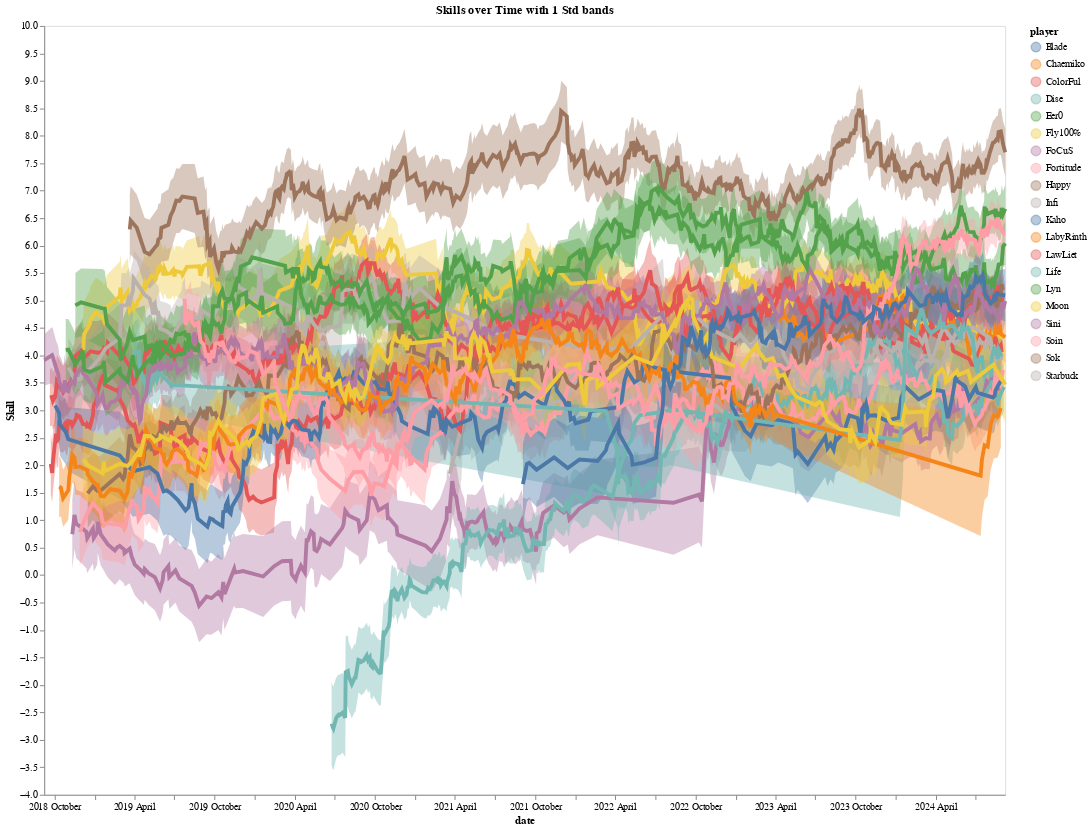

Notebook source saved alongside this figure:
### Code cell
# Create a dataframe for each player and combine them
df_list = []
for player, data in curves.items():
    if player not in top_players_elo_pick:
        continue
    df = pd.DataFrame({
        'date': [t_ints_to_date[t] for t, _ in data],
        'mu': [d.mu for _, d in data],
        'sigma': [d.sigma for _, d in data]
    })
    df['player'] = player
    df['lower'] = df['mu'] - 1 * df['sigma']
    df['upper'] = df['mu'] + 1 * df['sigma']
    if player == 'Lyn':
        df_ch = df
    df_list.append(df)

df_combined = pd.concat(df_list)
df_combined["date"] = pd.to_datetime(df_combined["date"])

line = alt.Chart(df_combined).mark_line(strokeWidth=4).encode(
    x=alt.X('date:T', axis=alt.Axis(format="%Y %B")),
    y=alt.Y('mu', scale=alt.Scale(zero=False), title='Skill'),
    color=alt.Color('player', sort=top_players_elo)
)
confidence_interval = alt.Chart(df_combined).mark_area(opacity=0.4).encode(
    x='date',
    y='lower',
    y2='upper',
    color='player'
)

chart = confidence_interval + line
chart.properties(width=1000, height=800, title='Skills over Time with 1 Std bands').configure_axis(grid=False)

### Figure 1 — Vega-Lite specification as saved in the notebook (floating-point values rounded to 4 significant figures; data arrays with more than 128 entries replaced by an {"elided": "..."} marker saying what was removed)
{"config": {"view": {"continuousWidth": 300, "continuousHeight": 300}, "axis": {"grid": false}}, "layer": [{"mark": {"type": "area", "opacity": 0.4}, "encoding": {"color": {"field": "player", "type": "nominal"}, "x": {"field": "date", "type": "temporal"}, "y": {"field": "lower", "type": "quantitative"}, "y2": {"field": "upper"}}}, {"mark": {"type": "line", "strokeWidth": 4}, "encoding": {"color": {"field": "player", "sort": ["Happy", "Lyn", "Fortitude", "Eer0", "Sok", "ColorFul", "Kaho", "FoCuS", "Moon", "LabyRinth", "Life", "LawLiet", "Blade", "Fly100%", "Starbuck", "Soin", "Infi", "Sini", "Dise", "Chaemiko", "EleGaNt", "Leon", "Lin_Guagua", "WFZ", "XiaoKK", "XlorD", "ReMinD", "PaTo", "HawK"], "type": "nominal"}, "x": {"axis": {"format": "%Y %B"}, "field": "date", "type": "temporal"}, "y": {"field": "mu", "scale": {"zero": false}, "title": "Skill", "type": "quantitative"}}}], "data": {"name": "data-c53fbf896756ab43e5a88338592b7598"}, "height": 800, "title": "Skills over Time with 1 Std bands", "width": 1000, "$schema": "https://vega.github.io/schema/vega-lite/v5.8.0.json", "datasets": {"data-c53fbf896756ab43e5a88338592b7598": {"elided": "6496 records"}}}
